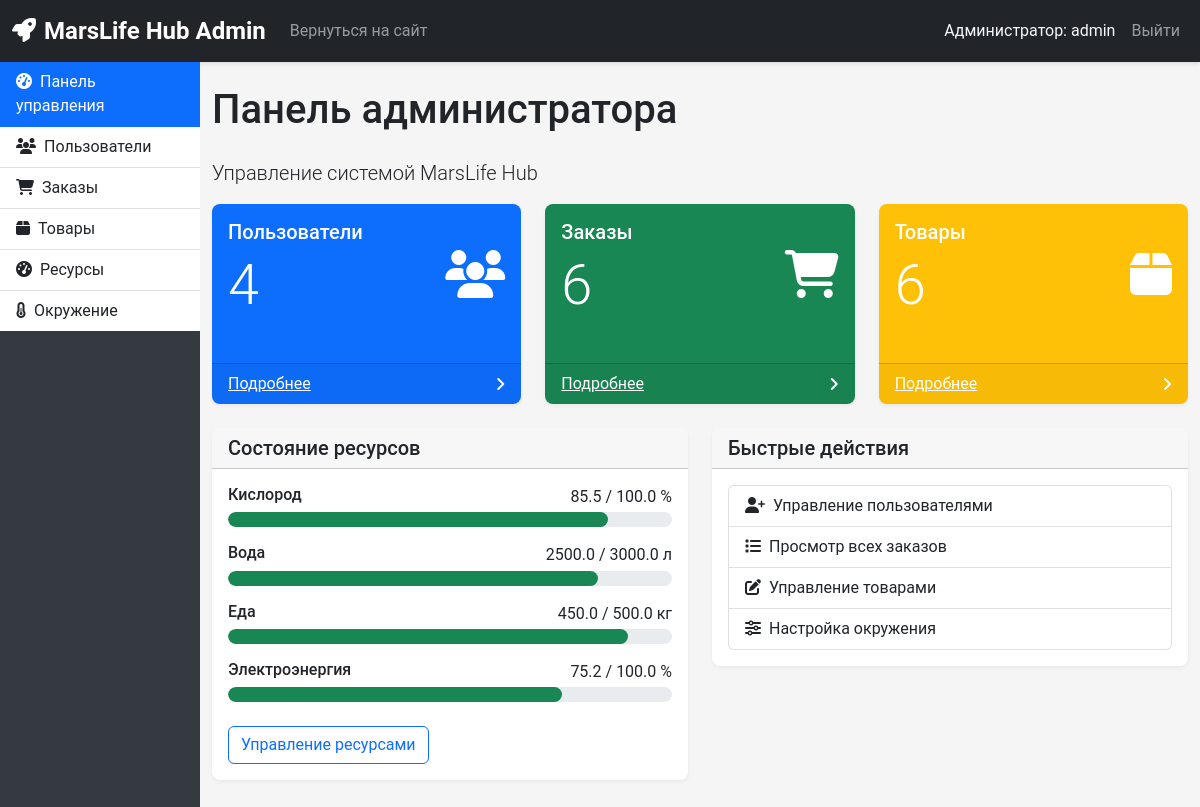
The page /admin (signed in) on the database its author committed.
### app_copy.py (models this page shows)
class Resource(db.Model):
    id = db.Column(db.Integer, primary_key=True)
    name = db.Column(db.String(50), nullable=False)
    current_level = db.Column(db.Float, nullable=False)
    max_level = db.Column(db.Float, nullable=False)
    unit = db.Column(db.String(20), nullable=False)
    last_updated = db.Column(db.DateTime, default=datetime.utcnow)

### app_copy.py (the view)
@app.route('/admin')
def admin_dashboard():
    if 'user_id' not in session:
        return redirect(url_for('login'))
    user = User.query.get(session['user_id'])
    if not user or user.role != 'admin':
        flash('У вас нет доступа к админской панели', 'danger')
        return redirect(url_for('index'))
    users_count = User.query.count()
    transactions_count = Transaction.query.count()
    products_count = Product.query.count()
    resources = Resource.query.all()
    return render_template('admin/dashboard.html',
                           users_count=users_count,
                           transactions_count=transactions_count,
                           products_count=products_count,
                           resources=resources)

### templates/admin/dashboard.html (shortened to what this page needs)
{% extends 'admin/base.html' %}
{% block content %}
<div class="row">
    <div class="col-12">
        <h1 class="mb-4">Панель администратора</h1>
        <p class="lead">Управление системой MarsLife Hub</p>
    </div>
</div>
<div class="row">
    <div class="col-md-4 mb-4">
        <div class="card bg-primary text-white h-100">
            <div class="card-body">
                <div class="d-flex justify-content-between align-items-center">
                    <div>
                        <h5 class="card-title">Пользователи</h5>
                        <h2 class="display-4">{{ users_count }}</h2>
                    </div>
                    <i class="fas fa-users fa-3x"></i>
                </div>
            </div>
            <div class="card-footer d-flex align-items-center justify-content-between">
                <a href="{{ url_for('admin_users') }}" class="text-white">Подробнее</a>
                <i class="fas fa-angle-right"></i>
            </div>
        </div>
    </div>
    <div class="col-md-4 mb-4">
        <div class="card bg-success text-white h-100">
            <div class="card-body">
                <div class="d-flex justify-content-between align-items-center">
                    <div>
                        <h5 class="card-title">Заказы</h5>
                        <h2 class="display-4">{{ transactions_count }}</h2>
                    </div>
                    <i class="fas fa-shopping-cart fa-3x"></i>
                </div>
            </div>
            <div class="card-footer d-flex align-items-center justify-content-between">
                <a href="{{ url_for('admin_transactions') }}" class="text-white">Подробнее</a>
                <i class="fas fa-angle-right"></i>
            </div>
        </div>
    </div>
    <div class="col-md-4 mb-4">
        <div class="card bg-warning text-white h-100">
            <div class="card-body">
                <div class="d-flex justify-content-between align-items-center">
                    <div>
                        <h5 class="card-title">Товары</h5>
                        <h2 class="display-4">{{ products_count }}</h2>
                    </div>
                    <i class="fas fa-box fa-3x"></i>
                </div>
            </div>
            <div class="card-footer d-flex align-items-center justify-content-between">
                <a href="{{ url_for('admin_products') }}" class="text-white">Подробнее</a>
                <i class="fas fa-angle-right"></i>
            </div>
        </div>
    </div>
</div>
<div class="row">
    <div class="col-md-6 mb-4">
        <div class="card">
            <div class="card-header">
                <h5 class="mb-0">Состояние ресурсов</h5>
            </div>
            <div class="card-body">
                {% for resource in resources %}
                <div class="mb-3">
                    <div class="d-flex justify-content-between">
                        <h6>{{ resource.name }}</h6>
                        <span>{{ resource.current_level }} / {{ resource.max_level }} {{ resource.unit }}</span>
                    </div>
                    <div class="progress">
                        {% set percentage = (resource.current_level / resource.max_level) * 100 %}
                        {% if percentage < 30 %}
                            {% set color = "danger" %}
                        {% elif percentage < 70 %}
                            {% set color = "warning" %}
                        {% else %}
                            {% set color = "success" %}
                        {% endif %}
                        <div class="progress-bar bg-{{ color }}" role="progressbar" style="width: {{ percentage }}%"></div>
                    </div>
                </div>
                {% endfor %}
                <a href="{{ url_for('resources') }}" class="btn btn-outline-primary mt-2">Управление ресурсами</a>
            </div>
        </div>
    </div>
    <div class="col-md-6 mb-4">
        <div class="card">
            <div class="card-header">
                <h5 class="mb-0">Быстрые действия</h5>
            </div>
            <div class="card-body">
                <div class="list-group">
                    <a href="{{ url_for('admin_users') }}" class="list-group-item list-group-item-action">
                        <i class="fas fa-user-plus me-2"></i>Управление пользователями
                    </a>
                    <a href="{{ url_for('admin_transactions') }}" class="list-group-item list-group-item-action">
                        <i class="fas fa-list me-2"></i>Просмотр всех заказов
                    </a>
                    <a href="{{ url_for('admin_products') }}" class="list-group-item list-group-item-action">
                        <i class="fas fa-edit me-2"></i>Управление товарами
                    </a>
                    <a href="{{ url_for('environment') }}" class="list-group-item list-group-item-action">
                        <i class="fas fa-sliders-h me-2"></i>Настройка окружения
                    </a>
                </div>
            </div>
        </div>
    </div>
</div>
{% endblock %}

### static/css/style.css (style rules this page uses)
body { background-color: #f5f5f5; font-family: 'Roboto', sans-serif; }
.card { box-shadow: 0 2px 4px rgba(0, 0, 0, 0.05); border-radius: 8px; border: none; margin-bottom: 20px; }
.card-header { border-radius: 8px 8px 0 0 !important; font-weight: 600; }
.progress { height: 15px; border-radius: 10px; background-color: #e9ecef; }
.progress-bar { border-radius: 10px; }

### rows shown on the page
Resource: name "Кислород", current_level "85.5", max_level "100.0", unit "%"
Resource: name "Вода", current_level "2500.0", max_level "3000.0", unit "л", {{ percentage }} 83.33333333333334 (drawn)
Resource: name "Еда", current_level "450.0", max_level "500.0", unit "кг", {{ percentage }} 90.0 (drawn)
Resource: name "Электроэнергия", current_level "75.2", max_level "100.0", unit "%"

### other values the page prints
{{ session['username'] }} "admin"
{{ users_count }} "4"
{{ transactions_count }} "6"
{{ products_count }} "6"
